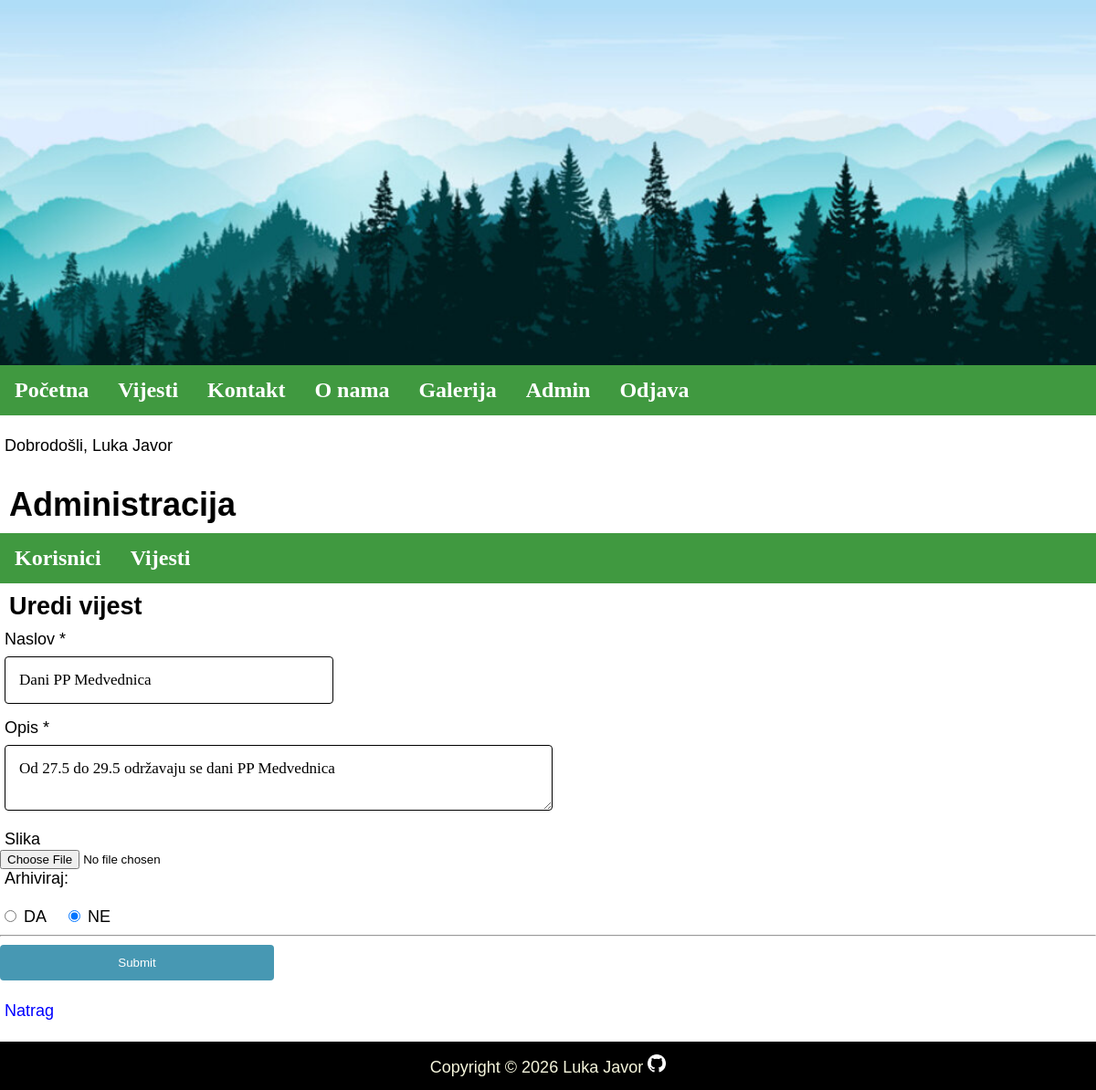
Page /index.php?menu=7&action=2&edit=4 (signed in) on the committed database.
### tables this page shows
CREATE TABLE `news` (
  `id` int(11) NOT NULL,
  `title` varchar(255) NOT NULL,
  `description` text NOT NULL,
  `date` timestamp NOT NULL DEFAULT current_timestamp() ON UPDATE current_timestamp(),
  `picture` varchar(255) NOT NULL,
  `archive` enum('Y','N') NOT NULL
);

### admin/news.php (the view, shortened to what this page needs)
<?php
	if (isset($_GET['id']) && $_GET['id'] != '') {
		$query  = "SELECT * FROM news";
		$query .= " WHERE id=".$_GET['id'];
		$query .= " ORDER BY date DESC";
		$result = @mysqli_query($MySQL, $query);
		$row = @mysqli_fetch_array($result);
		print '
		<h2>Pregled vijesti</h2>
		<div class="vijest">
			<img src="news/' . $row['picture'] . '" alt="' . $row['title'] . '" title="' . $row['title'] . '">
			<h2>' . $row['title'] . '</h2>
			' . $row['description'] . '
			<time datetime="' . $row['date'] . '">' . pickerDateToMysql($row['date']) . '</time>
			<hr>
		</div>
		<p><a href="index.php?menu='.$menu.'&amp;action='.$action.'">Natrag</a></p>';
	}
	else if (isset($_GET['edit']) && $_GET['edit'] != '') {
		$query  = "SELECT * FROM news";
		$query .= " WHERE id=".$_GET['edit'];
		$result = @mysqli_query($MySQL, $query);
		$row = @mysqli_fetch_array($result);
		$checked_archive = false;
		print '
		<h2>Uredi vijest</h2>
		<form action="" id="news_form_edit" name="news_form_edit" method="POST" enctype="multipart/form-data">
			<input type="hidden" id="_action_" name="_action_" value="edit_news">
			<input type="hidden" id="edit" name="edit" value="' . $row['id'] . '">
			<label for="title">Naslov *</label>
			<input type="text" id="title" name="title" value="' . $row['title'] . '" placeholder="Naslov.." required>
			<label for="description">Opis *</label>
			<textarea id="description" name="description" placeholder="Opis.." required>' . $row['description'] . '</textarea>
			<label for="picture">Slika</label>
			<input type="file" id="picture" name="picture">
			<label for="archive">Arhiviraj:</label><br />
            <input type="radio" name="archive" value="Y"'; if($row['archive'] == 'Y') { echo ' checked="checked"'; $checked_archive = true; } echo ' /> DA &nbsp;&nbsp;
			<input type="radio" name="archive" value="N"'; if($checked_archive == false) { echo ' checked="checked"'; } echo ' /> NE
			<hr>
			<input type="submit" value="Submit">
		</form>
		<p><a href="index.php?menu='.$menu.'&amp;action='.$action.'">Natrag</a></p>';
	}
?>

### stilovi.css (style rules this page uses)
body { text-align: left; font-size: 18px; font-family: Verdana, Geneva, Tahoma, sans-serif; margin: 0; }
h2 { padding: 10px; margin: 0; }
main a { color: blue; text-decoration: none; }
p { padding: 5px; }
label { display: block; margin-left: 5px; }
input[type=text], input[type=email], select { width: 30%; padding: 15px; border: 1px solid black; border-radius: 4px; box-sizing: border-box; margin-top: 8px; margin-bottom: 16px; margin-left: 5px; font-family: 'Calibri'; font-size: 95%; }
textarea { width: 50%; padding: 15px; border: 1px solid black; border-radius: 4px; box-sizing: border-box; margin-top: 8px; margin-bottom: 16px; margin-left: 5px; font-family: 'Calibri'; font-size: 95%; }
input[type=submit] { display: block; background-color: rgb(71, 152, 179); color: white; padding: 12px 20px; border: none; border-radius: 4px; cursor: pointer; width: 25%; }
hr { clear: both; }

### rows in the picture
news: title "Dani PP Medvednica", description "Od 27.5 do 29.5 održavaju se dani PP Medvednica"

### other values in the picture
$_SESSION['message'] "Dobrodošli, Luka Javor"
